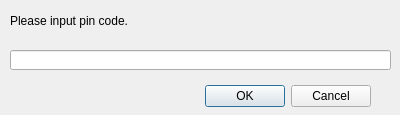
<?xml version="1.0" encoding="UTF-8"?>
<ui version="4.0">
 <class>InputOAuthPinDialog</class>
 <widget class="QDialog" name="InputOAuthPinDialog">
  <property name="geometry">
   <rect>
    <x>0</x>
    <y>0</y>
    <width>400</width>
    <height>115</height>
   </rect>
  </property>
  <property name="windowTitle">
   <string>Authorization</string>
  </property>
  <widget class="QDialogButtonBox" name="buttonBox">
   <property name="geometry">
    <rect>
     <x>30</x>
     <y>80</y>
     <width>341</width>
     <height>32</height>
    </rect>
   </property>
   <property name="orientation">
    <enum>Qt::Horizontal</enum>
   </property>
   <property name="standardButtons">
    <set>QDialogButtonBox::Cancel|QDialogButtonBox::Ok</set>
   </property>
  </widget>
  <widget class="QLineEdit" name="lineEdit">
   <property name="geometry">
    <rect>
     <x>10</x>
     <y>50</y>
     <width>381</width>
     <height>20</height>
    </rect>
   </property>
  </widget>
  <widget class="QLabel" name="label">
   <property name="geometry">
    <rect>
     <x>10</x>
     <y>0</y>
     <width>381</width>
     <height>41</height>
    </rect>
   </property>
   <property name="text">
    <string>Please input pin code.</string>
   </property>
   <property name="wordWrap">
    <bool>true</bool>
   </property>
  </widget>
 </widget>
 <resources/>
 <connections>
  <connection>
   <sender>buttonBox</sender>
   <signal>accepted()</signal>
   <receiver>InputOAuthPinDialog</receiver>
   <slot>accept()</slot>
   <hints>
    <hint type="sourcelabel">
     <x>248</x>
     <y>254</y>
    </hint>
    <hint type="destinationlabel">
     <x>157</x>
     <y>274</y>
    </hint>
   </hints>
  </connection>
  <connection>
   <sender>buttonBox</sender>
   <signal>rejected()</signal>
   <receiver>InputOAuthPinDialog</receiver>
   <slot>reject()</slot>
   <hints>
    <hint type="sourcelabel">
     <x>316</x>
     <y>260</y>
    </hint>
    <hint type="destinationlabel">
     <x>286</x>
     <y>274</y>
    </hint>
   </hints>
  </connection>
 </connections>
</ui>
